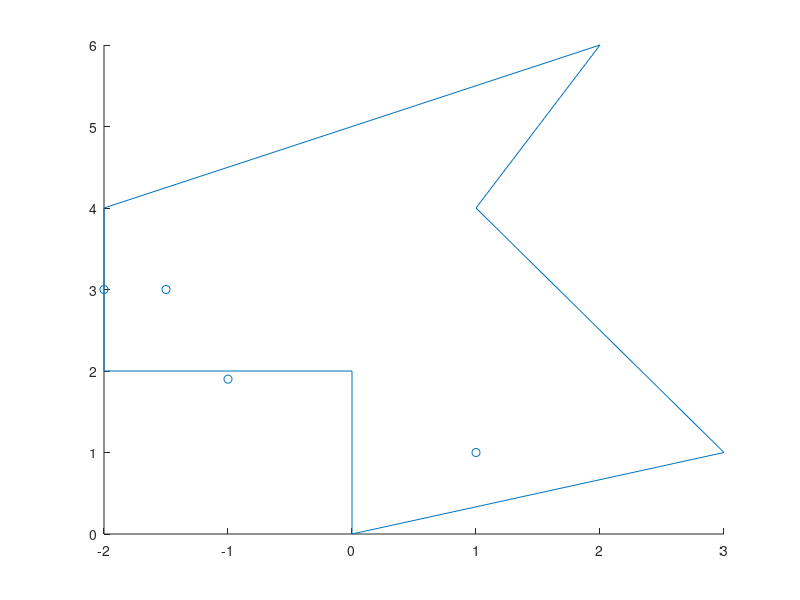

MATLAB code for this plot: (Note: this script raises an error after producing the figure.)
addpath('../src/')

corners = [[0,0]; [0,2]; [-2,2]; [-2, 4]; [2, 6]; [1,4]; [3,1]];
show_corner = [corners; corners(1,:)];

close all
figure
hold on 
plot(show_corner(:,1), show_corner(:,2))

points = [[1,1]; [-1.5,3]; [-1,1.9]; [-2,3]];
scatter(points(:,1), points(:,2))

map = ObstacleMap(corners);

%[hits_wall, normal] = map.outside_map([1,1]);
%[hits_wall, normal] = map.outside_map([-1.5,3]);
%[hits_wall, normal] = map.outside_map([-1,1.9]);
%[hits_wall, normal] = map.outside_map([-2,3]);


[hitsWall, wall_normal, collision_loc] = map.hit_wall([2,1], [1,1]);
disp(hitsWall)
disp(collision_loc)
scatter(collision_loc(1), collision_loc(2))
[hitsWall, wall_normal, collision_loc] = map.hit_wall([-1.5,3], [-2.5,3.1]);
disp(hitsWall)
disp(collision_loc)
scatter(collision_loc(1), collision_loc(2))
[hitsWall, wall_normal, collision_loc] = map.hit_wall([-0.9, 2.1], [-1,1.9]);
disp(hitsWall)
disp(collision_loc)
scatter(collision_loc(1), collision_loc(2))
[hitsWall, wall_normal, collision_loc] = map.hit_wall([-1,3],[-2,3]);
disp(hitsWall)
disp(collision_loc)
scatter(collision_loc(1), collision_loc(2))
[hitsWall, wall_normal, collision_loc] = map.hit_wall([1,1],[-1.5,3]);
disp(hitsWall)
disp(collision_loc)
scatter(collision_loc(1), collision_loc(2))
